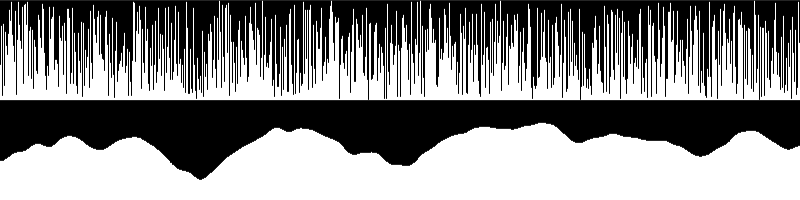
Frame 1 (no input)
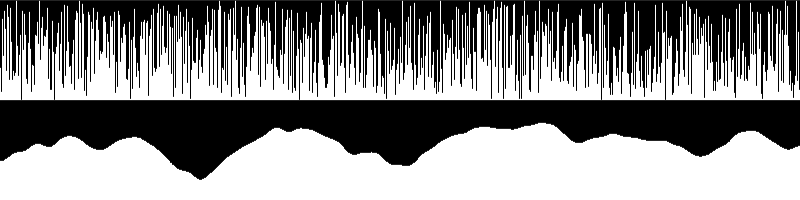
Frame 2 (the mouse pressed at the canvas centre, redrawn once)

The Processing sketch that drew these frames (run headless with seeded random() and noise(); the mouse was pressed at the canvas centre and the sketch redrawn once):

// Processing sketch: bonus_noiseVSrandom
// ── bonus_noiseVSrandom.pde
void setup(){
  size(800,200);
  noLoop();
}
void draw(){
  background(255);
  for(int i=0;i<width;i++){
    line(i,0,i,random(100));
    line(i,100,i, 100+noise(i/100.0)*100);
  }
}
